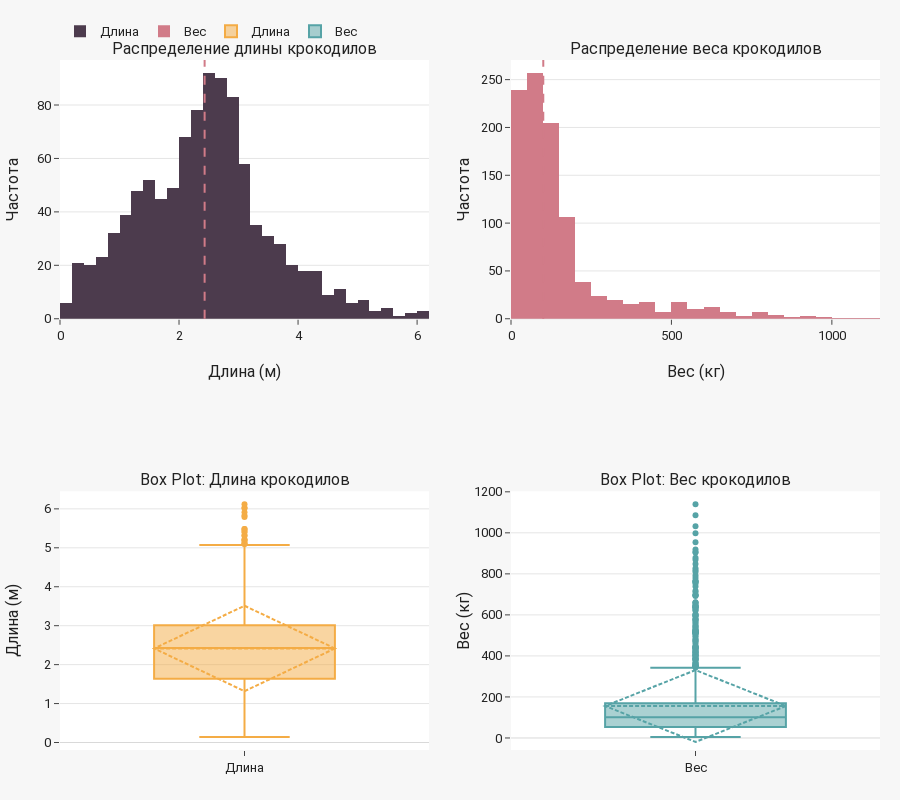

The cell this chart's notebook holds for it:
### Code cell
from plotly.subplots import make_subplots

fig = make_subplots(rows=2, cols=2,
                    subplot_titles=(
                        'Распределение длины крокодилов',
                        'Распределение веса крокодилов',
                        'Box Plot: Длина крокодилов',
                        'Box Plot: Вес крокодилов'
                    ))

# Hist length
length_series = df['Observed Length (m)'].dropna()
fig.add_trace(
    go.Histogram(x=length_series, nbinsx=30, name='Длина'),
    row=1, col=1
)
fig.add_vline(x=length_series.median(), line_dash='dash', line_color='#D17B88', row=1, col=1)

# Hist weight
weight_series = df['Observed Weight (kg)'].dropna()
fig.add_trace(
    go.Histogram(x=weight_series, nbinsx=30, name='Вес'),
    row=1, col=2
)
fig.add_vline(x=weight_series.median(), line_dash='dash', line_color='#D17B88', row=1, col=2)

# Box length
fig.add_trace(
    go.Box(y=length_series, name='Длина', boxmean='sd'),
    row=2, col=1
)

# Box weight
fig.add_trace(
    go.Box(y=weight_series, name='Вес', boxmean='sd'),
    row=2, col=2
)

fig.update_xaxes(title_text='Длина (м)', row=1, col=1)
fig.update_yaxes(title_text='Частота', row=1, col=1)
fig.update_xaxes(title_text='Вес (кг)', row=1, col=2)
fig.update_yaxes(title_text='Частота', row=1, col=2)
fig.update_yaxes(title_text='Длина (м)', row=2, col=1)
fig.update_yaxes(title_text='Вес (кг)', row=2, col=2)
fig.update_layout(height=800, barmode='overlay')
fig.show()

### Figure 1 — Plotly figure (JSON) as saved in the notebook; plotly's stock layout.template omitted (floating-point values rounded to 4 significant figures; data arrays with more than 128 entries replaced by an {"elided": "..."} marker saying what was removed)
{"data": [{"name": "Длина", "nbinsx": 30, "type": "histogram", "x": {"elided": "1000 float values"}, "xaxis": "x", "yaxis": "y"}, {"name": "Вес", "nbinsx": 30, "type": "histogram", "x": {"elided": "1000 float values"}, "xaxis": "x2", "yaxis": "y2"}, {"boxmean": "sd", "name": "Длина", "type": "box", "xaxis": "x3", "y": {"elided": "1000 float values"}, "yaxis": "y3"}, {"boxmean": "sd", "name": "Вес", "type": "box", "xaxis": "x4", "y": {"elided": "1000 float values"}, "yaxis": "y4"}], "layout": {"annotations": [{"font": {"size": 16}, "showarrow": false, "text": "Распределение длины крокодилов", "x": 0.225, "xanchor": "center", "xref": "paper", "y": 1, "yanchor": "bottom", "yref": "paper"}, {"font": {"size": 16}, "showarrow": false, "text": "Распределение веса крокодилов", "x": 0.775, "xanchor": "center", "xref": "paper", "y": 1, "yanchor": "bottom", "yref": "paper"}, {"font": {"size": 16}, "showarrow": false, "text": "Box Plot: Длина крокодилов", "x": 0.225, "xanchor": "center", "xref": "paper", "y": 0.375, "yanchor": "bottom", "yref": "paper"}, {"font": {"size": 16}, "showarrow": false, "text": "Box Plot: Вес крокодилов", "x": 0.775, "xanchor": "center", "xref": "paper", "y": 0.375, "yanchor": "bottom", "yref": "paper"}], "barmode": "overlay", "height": 800, "shapes": [{"line": {"color": "#D17B88", "dash": "dash"}, "type": "line", "x0": 2.43, "x1": 2.43, "xref": "x", "y0": 0, "y1": 1, "yref": "y domain"}, {"line": {"color": "#D17B88", "dash": "dash"}, "type": "line", "x0": 100.6, "x1": 100.6, "xref": "x2", "y0": 0, "y1": 1, "yref": "y2 domain"}], "xaxis": {"anchor": "y", "domain": [0, 0.45], "title": {"text": "Длина (м)"}}, "xaxis2": {"anchor": "y2", "domain": [0.55, 1], "title": {"text": "Вес (кг)"}}, "xaxis3": {"anchor": "y3", "domain": [0, 0.45]}, "xaxis4": {"anchor": "y4", "domain": [0.55, 1]}, "yaxis": {"anchor": "x", "domain": [0.625, 1], "title": {"text": "Частота"}}, "yaxis2": {"anchor": "x2", "domain": [0.625, 1], "title": {"text": "Частота"}}, "yaxis3": {"anchor": "x3", "domain": [0, 0.375], "title": {"text": "Длина (м)"}}, "yaxis4": {"anchor": "x4", "domain": [0, 0.375], "title": {"text": "Вес (кг)"}}}}
